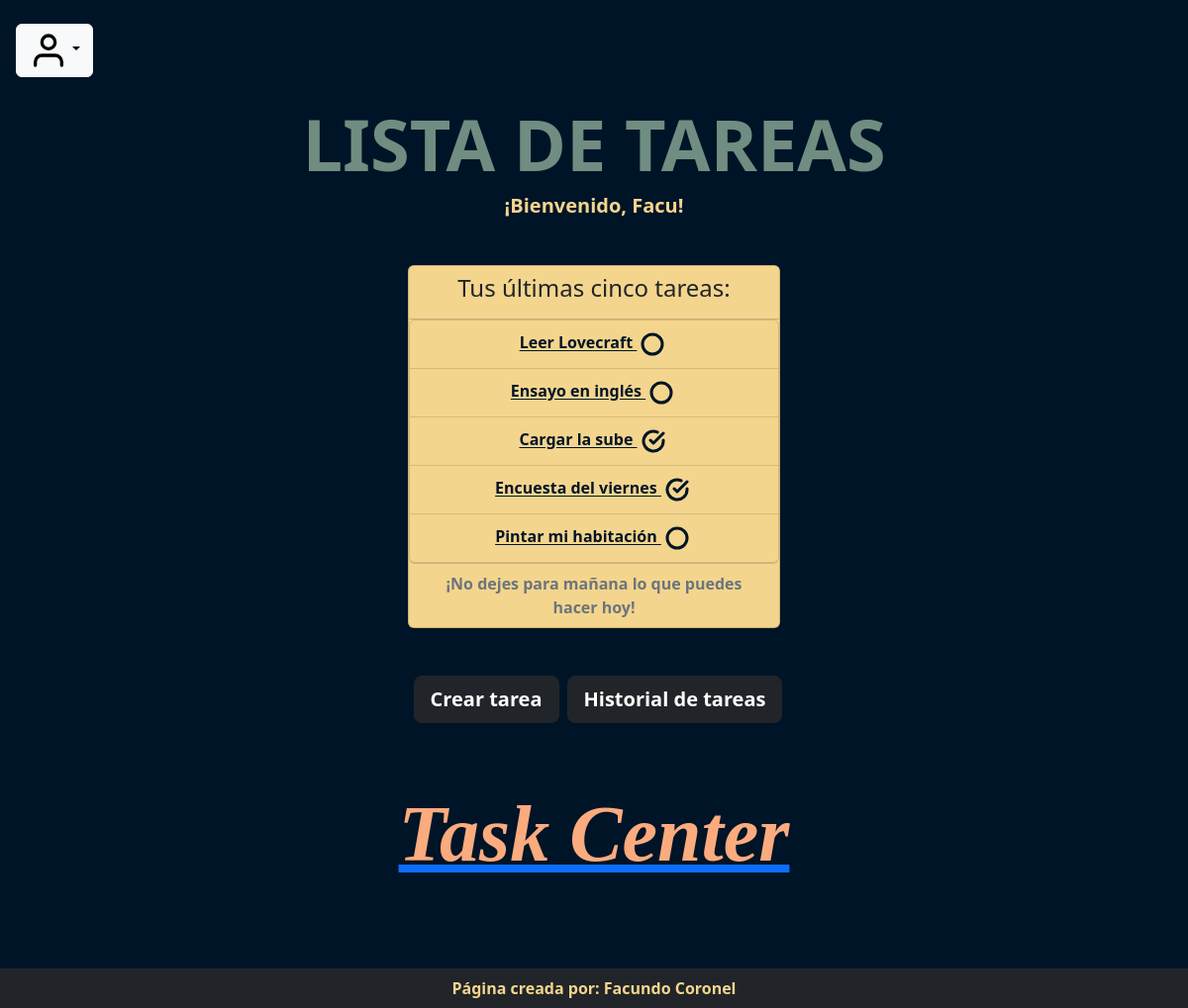
The app's page / (signed in) with its own data.
### base/models.py (models this page shows, shortened)
class Task(models.Model):
    user = models.ForeignKey(User, on_delete=models.CASCADE, null=True, blank=True)
    title = models.CharField(max_length=200)
    description = models.TextField(null=True, blank=True)
    complete = models.BooleanField(default=False)
    created = models.DateTimeField(auto_now_add=True)
    class Meta:
        ordering = ['created','complete']

### base/views.py (the view)
# urls.py: path('', login_required(TaskList.as_view()), name="index"),
class TaskList (ListView):
    model = Task
    context_object_name = 'tasks'
    template_name = 'base/index.html'
    def get_context_data(self, **kwargs):
        context = super().get_context_data(**kwargs)
        context ['tasks'] = context['tasks'].filter(user=self.request.user)
        context ['count'] = context['tasks'].filter(complete=False).count()
        context ['guia'] = []
        context ['lleno'] = True
        if (len(context['tasks']))>5:
            i = 1
            for i in range(0,5):
                context['guia'].append(context['tasks'][i])
        search_input = self.request.GET.get('search-area') or ''
        if search_input:
            context['tasks'] = context['tasks'].filter(title__icontains=search_input)
        context['search-input'] = search_input
        return context

### base/templates/base/index.html (shortened to what this page needs)
{% extends 'base/main.html' %}
{% block content %}
<div class="container-fluid mt-4">
    <h1 class="display-2 fw-bold text-center">LISTA DE TAREAS</h1>
    <h5 class="text-center fw-bold">¡Bienvenido, {{request.user| title}}!</h5>
    <div class="row mt-5">
        {% if tasks %}
        <div class="col-md-4"></div>
        <div class="col-md-4">
            <div class="card text-center fondo2">
                <div class="card-header fw-bold fondo2">
                    <h4 class="text-dark">Tus últimas cinco tareas:</h4>
                </div>
                <ul class="list-group fondo2">
                    {% if lleno %}
                    {% for task in guia %}
                    {% if task.complete %}
                    <li class="list-group-item fondo2 fw-bold d-flex justify-content-center">
                        <a href="{% url 'update' task.id %}" style="color: #001427;">
                            {{task.title}}
                            <img class="p-1" src="../../static/base/img/check-circle.svg" class="img-fluid">
                        </a>
                    </li>
                    {% else %}
                    <li class="list-group-item fondo2 fw-bold d-flex justify-content-center">
                        <a href="{% url 'update' task.id %}" style="color: #001427;">
                            {{task.title}}
                            <img class="p-1" src="../../static/base/img/circle.svg" class="img-fluid">
                        </a>
                    </li>
                    {% endif %}
                    {% endfor %}
                    {% endif%}
                </ul>
                <div class="card-footer text-muted fw-bold fondo2">
                  ¡No dejes para mañana lo que puedes hacer hoy!
                </div>
              </div>
            </div>
        </div>
        {% else %}
        <h2 class="fw-bold text-center texto" >No se ha encontrado ninguna tarea.</h2>
        <div class="container-fluid d-flex justify-content-center">
            <img src="../../static/base/img/null.jpg" class="img-fluid p-4">
        </div>
        {% endif %}
    </div>
<div class="d-flex justify-content-center mt-5">
    <a class="mx-2" href='{% url "create" %}'><button class="btn btn-lg btn-dark fw-bold">Crear tarea</button></a>
    <a href='{% url "historial" %}'><button class="btn btn-lg btn-dark fw-bold">Historial de tareas</button></a>
</div>
<div class="container-fluid text-center my-5 pt-3 pb-2">
    <a href="{% url 'index' %}"><h2 class="display-1 fw-bold texto"><em>Task Center</em></h2></a>
</div>
{% endblock %}

### base/static/base/css/style.css (style rules this page uses)
body { background-color: #001427; position: relative; padding-bottom: 4em; min-height: 100vh; }
h1 { color: #708D81; }
h5, p { color: #F4D58D; }
.texto { color: #FBAB7E; color: linear-gradient(62deg, #FBAB7E 0%, #F7CE68 100%); font-family: 'Pacifico', cursive; }
.fondo2 { background-color: #F4D58D; }

### records on screen
Task: title "Leer Lovecraft", complete False (drawn)
Task: title "Ensayo en inglés", complete False (drawn)
Task: title "Cargar la sube", complete True (drawn)
Task: title "Encuesta del viernes", complete True (drawn)
Task: title "Pintar mi habitación", complete False (drawn)

### other values on screen
{{ request.user| title }} "Facu"
